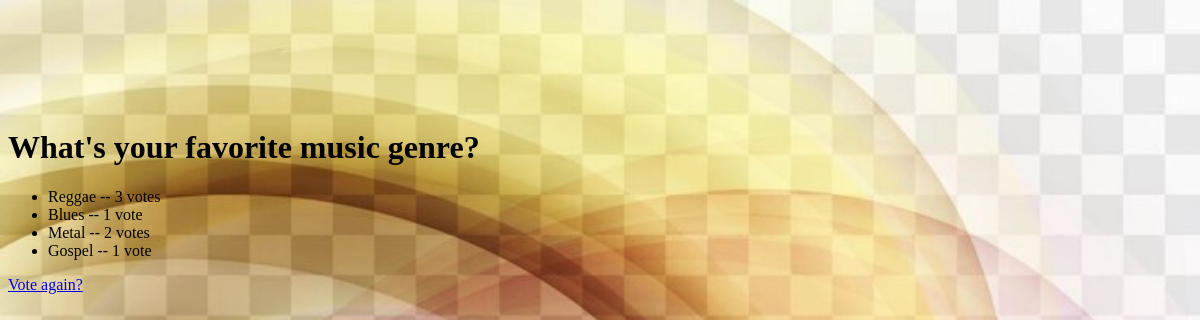
/myapp/1/results/, run on the app's committed database.
### myapp/models.py (models this page shows, shortened)
class Question(models.Model):
    question_text = models.CharField(max_length=250)
    pub_date = models.DateTimeField("date published")

class Choice(models.Model):
    question = models.ForeignKey(Question, on_delete=models.CASCADE)
    choice_text = models.CharField(max_length=250)
    votes = models.IntegerField(default=0)

### myapp/views.py (the view)
# urls.py: path("<int:pk>/results/", views.ResultsView.as_view(), name="results"),
class ResultsView(generic.DetailView):
    model = Question
    template_name = "polls/results.html"

### myapp/templates/polls/results.html (shortened to what this page needs)
{% load static%}
<!DOCTYPE html>
<html lang="en">
  <head>
    <link rel="stylesheet" href="{% static 'polls/style.css' %}">
  </head>
  <body>
    <h1>{{ question.question_text }}</h1>
        <ul>
        {% for choice in question.choice_set.all %}
            <li>{{ choice.choice_text }} -- {{ choice.votes }} vote{{ choice.votes|pluralize }}</li>
        {% endfor %}
        </ul>
        <a href="{% url 'myapp:detail' question.id %}">Vote again?</a>
  </body>
</html>

### myapp/static/polls/style.css (style rules this page uses)
h1 { color:black; }
body { background: white url("../images/background.jpg") 50% 0 no-repeat; height: 650px; padding: 100px 0 0 0; background-size: cover; }

### data on the page
Question: question_text "What's your favorite music genre?"
Choice: choice_text "Reggae", votes "3"
Choice: choice_text "Blues", votes "1"
Choice: choice_text "Metal", votes "2"
Choice: choice_text "Gospel", votes "1"
